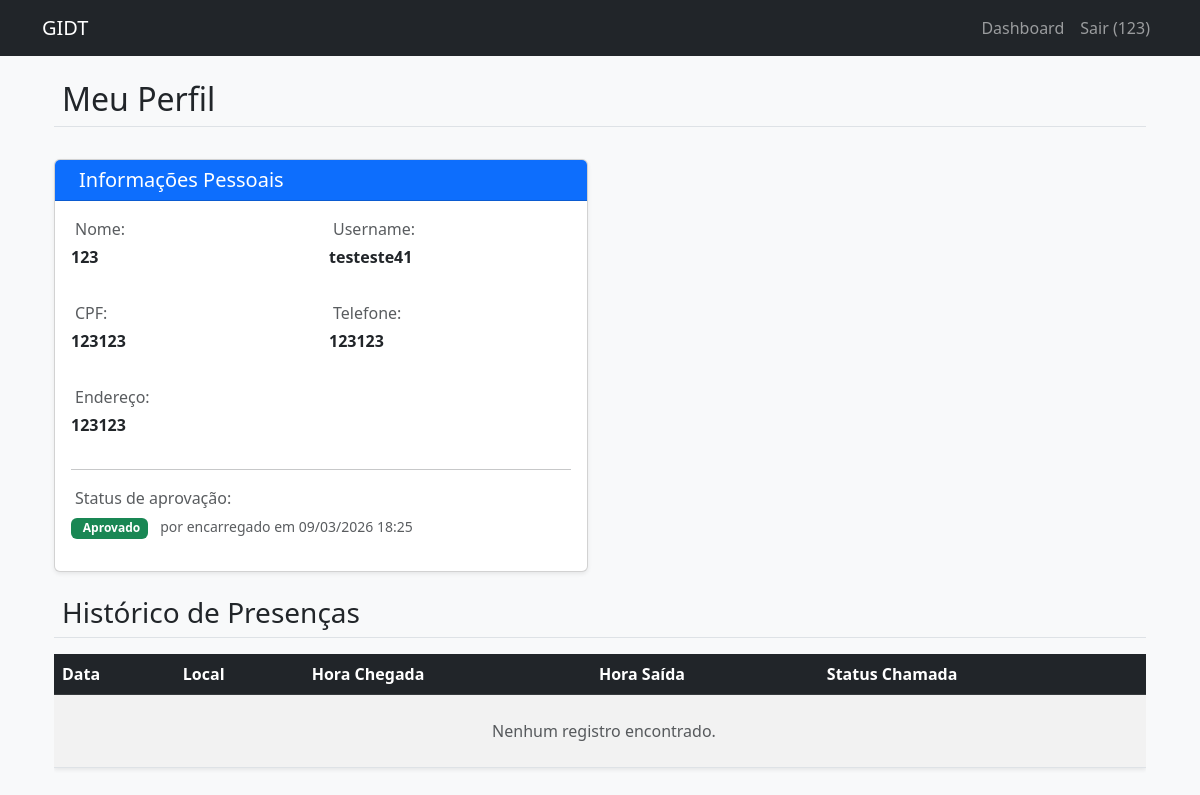
Screenshot of /dashboard/ (signed in) with the database file from the repository.
### gestao/models.py (models this page shows, shortened)
class User(AbstractUser):
    ROLE_CHOICES = (
        ('gestor', 'Gestor'),
        ('gerente', 'Gerente'),
        ('encarregado', 'Encarregado'),
        ('usuario', 'Usuário'),
        ('administrador', 'Administrador'),
    )
    role = models.CharField(max_length=20, choices=ROLE_CHOICES, default='usuario')
    cpf = models.CharField(max_length=14, unique=True, null=True, blank=True)
    telefone = models.CharField(max_length=20, blank=True)
    endereco = models.TextField(blank=True)
    aprovado = models.BooleanField(default=False)
    aprovado_por = models.ForeignKey('self', on_delete=models.SET_NULL, null=True, blank=True, related_name='aprovados')
    aprovado_em = models.DateTimeField(null=True, blank=True)
    pix = models.CharField(max_length=50, blank=True)
    setor = models.CharField(max_length=100, blank=True, null=True, help_text="Nome ou código do setor")
    filial = models.CharField(max_length=100, blank=True, null=True, help_text="Nome ou código da filial")

### gestao/views/Vencarregado.py (the view, shortened to what this page needs)
# urls.py: path('dashboard/', dashboard, name='dashboard'),
@login_required
def dashboard(request):
    role = request.user.role
    if role == 'encarregado':
        return dashboard_encarregado(request)
    else:  # usuario
        return render(request, 'usuario/perfil.html')

### templates/usuario/perfil.html (shortened to what this page needs)
{% extends "base.html" %}
{% load static %}
{% block content %}
<div class="container mt-4">
    <div class="row mb-4">
        <div class="col">
            <h2 class="border-bottom pb-2">
                Meu Perfil
            </h2>
        </div>
    </div>
    <div class="row mb-4">
        <div class="col-md-8 col-lg-6">
            <div class="card shadow-sm">
                <div class="card-header bg-primary text-white">
                    <h5 class="mb-0">Informações Pessoais</h5>
                </div>
                <div class="card-body">
                    <div class="row g-3">
                        <div class="col-sm-6">
                            <p class="mb-1 text-muted">Nome:</p>
                            <p class="fw-bold">{{ user.first_name }}</p>
                        </div>
                        <div class="col-sm-6">
                            <p class="mb-1 text-muted">Username:</p>
                            <p class="fw-bold">{{ user.username }}</p>
                        </div>
                        <div class="col-sm-6">
                            <p class="mb-1 text-muted">CPF:</p>
                            <p class="fw-bold">{{ user.cpf|default:"<span class='text-muted'>Não informado</span>" }}</p>
                        </div>
                        <div class="col-sm-6">
                            <p class="mb-1 text-muted">Telefone:</p>
                            <p class="fw-bold">{{ user.telefone|default:"<span class='text-muted'>Não informado</span>" }}</p>
                        </div>
                        <div class="col-12">
                            <p class="mb-1 text-muted">Endereço:</p>
                            <p class="fw-bold">{{ user.endereco|default:"<span class='text-muted'>Não informado</span>" }}</p>
                        </div>
                    </div>
                    <hr>
                    <div class="row">
                        <div class="col">
                            <p class="mb-1 text-muted">Status de aprovação:</p>
                            <p>
                                {% if user.aprovado %}
                                    <span class="badge bg-success">Aprovado</span>
                                    <small class="text-muted ms-2">
                                        por {{ user.aprovado_por.first_name }} em {{ user.aprovado_em|date:"d/m/Y H:i" }}
                                    </small>
                                {% else %}
                                    <span class="badge bg-warning text-dark"><i class="bi bi-hourglass-split me-1"></i>Aguardando aprovação</span>
                                {% endif %}
                            </p>
                        </div>
                    </div>
                </div>
            </div>
        </div>
    </div>
    <div class="row">
        <div class="col-12">
            <h3 class="border-bottom pb-2 mb-3">
                Histórico de Presenças
            </h3>
            <div class="table-responsive">
                <table class="table table-striped table-hover align-middle shadow-sm">
                    <thead class="table-dark">
                        <tr>
                            <th>Data</th>
                            <th>Local</th>
                            <th>Hora Chegada</th>
                            <th>Hora Saída</th>
                            <th>Status Chamada</th>
                        </tr>
                    </thead>
                    <tbody>
                        {% for presenca in user.presencas.all %}
                        <tr>
                            <td>{{ presenca.chamada.data|date:"d/m/Y" }}</td>
                            <td>{{ presenca.local.nome }}</td>
                            <td>{{ presenca.hora_chegada|default:"-" }}</td>
                            <td>{{ presenca.hora_saida|default:"-" }}</td>
                            <td>
                                {% if presenca.chamada.status == 'confirmada' %}
                                    <span class="badge bg-success">{{ presenca.chamada.get_status_display }}</span>
                                {% elif presenca.chamada.status == 'pendente' %}
                                    <span class="badge bg-warning text-dark">{{ presenca.chamada.get_status_display }}</span>
                                {% else %}
                                    <span class="badge bg-secondary">{{ presenca.chamada.get_status_display }}</span>
                                {% endif %}
                            </td>
                        </tr>
                        {% empty %}
                        <tr>
                            <td colspan="5" class="text-center text-muted py-4">
                                Nenhum registro encontrado.
                            </td>
                        </tr>
                        {% endfor %}
                    </tbody>
                </table>
            </div>
        </div>
    </div>
</div>
{% endblock %}

### templates/base.html (shortened to what this page needs)
<!DOCTYPE html>
<html lang="pt-br">
<head>
    <link href="https://cdn.jsdelivr.net/npm/bootstrap@5.3.0/dist/css/bootstrap.min.css" rel="stylesheet">
    <link rel="stylesheet" href="/static/css/style.css">
</head>
<body>
    <nav class="navbar navbar-expand-lg navbar-dark bg-dark">
        <div class="container">
            <a class="navbar-brand" href="{% url 'index' %}">GIDT</a>
            <div class="collapse navbar-collapse" id="navbarNav">
                <ul class="navbar-nav ms-auto">
                    {% if user.is_authenticated %}
                        <li class="nav-item">
                            <a class="nav-link" href="{% url 'dashboard' %}">Dashboard</a>
                        </li>
                        <li class="nav-item">
                            <a class="nav-link" href="{% url 'logout' %}">Sair ({{ user.first_name|default:user.username }})</a>
                        </li>
                    {% else %}
                        <li class="nav-item"><a class="nav-link" href="{% url 'login' %}">Login</a></li>
                    {% endif %}
                </ul>
            </div>
        </div>
    </nav>
    <main class="container mt-4">
        {% block content %}{% endblock %}
    </main>
</body>
</html>

### static/css/style.css (style rules this page uses)
body { background-color: #f8f9fa; }
.navbar { margin-bottom: 20px; }

### rows the page displays
User: first_name "123", username "testeste41", cpf "123123", telefone "123123", endereco "123123", aprovado_por.first_name "encarregado", aprovado_em "09/03/2026 18:25"
